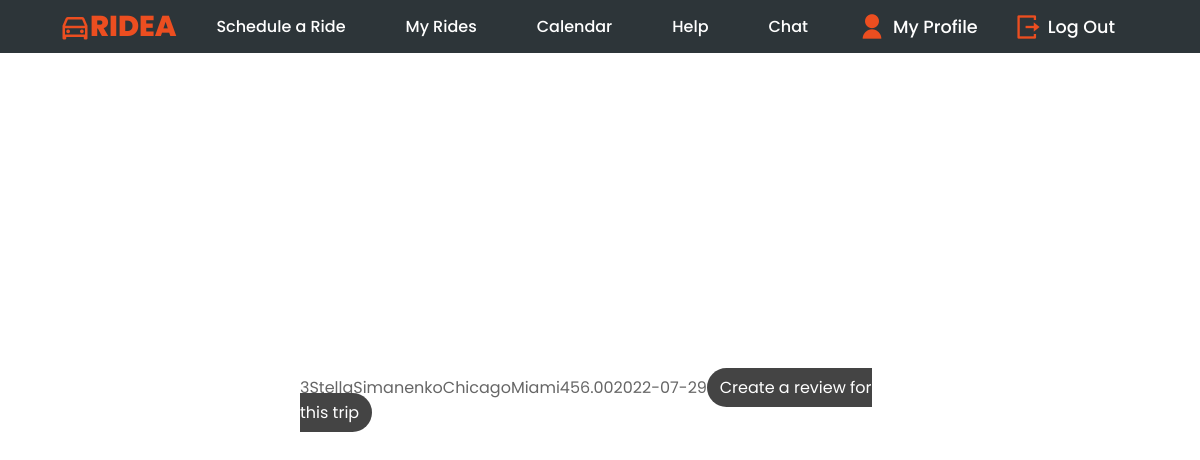
The page /ride-details.php?TripID=3 (signed in) on the database its author committed.
### tables this page shows
CREATE TABLE TRIP (
    TripID INT AUTO_INCREMENT NOT NULL,
    DriverID INT,
    PassengerID INT,
    Start_location VARCHAR(255),
    End_location VARCHAR(255),
    Distance DECIMAL(10,2),
    Date DATE,
    PRIMARY KEY (TripID),
    FOREIGN KEY (DriverID) REFERENCES DRIVER(DriverID),
    FOREIGN KEY (PassengerID) REFERENCES PASSENGER(PassengerID)
);

CREATE TABLE DRIVER (
   DriverID INT AUTO_INCREMENT,
   fname VARCHAR(50) NOT NULL,
   lname VARCHAR(50) NOT NULL,
   address VARCHAR(255),
   phone VARCHAR(20),
   email VARCHAR(255) NOT NULL,
   password VARCHAR(250) NOT NULL,
   biography TEXT,
   license_number VARCHAR(20) NOT NULL,
   license_photo VARCHAR(255),
   color VARCHAR(50) NOT NULL,
   model_name VARCHAR(50) NOT NULL,
   PRIMARY KEY (DriverID)
);

### ride-details.php (the view, shortened to what this page needs)
<!DOCTYPE html>
<html lang="en">
<head>
    <link href="https://cdn.jsdelivr.net/npm/remixicon@2.5.0/fonts/remixicon.css" rel="stylesheet">
    <link rel="stylesheet" href="https://unpkg.com/boxicons@latest/css/boxicons.min.css">
    <link rel="stylesheet" href="path/to/font-awesome/css/font-awesome.min.css">
</head>
<?php include 'includes/nav.php'; ?>
<div class='table'>
<?php
            $conn = mysqli_connect("db.luddy.indiana.edu", "i494f22_team06", "my+sql=i494f22_team06", "i494f22_team06");
            $type = $_SESSION['type'];
            $email = $_SESSION['login'];
            $D_ID ='';
            $d_fname = '';
            $d_lname ='';
            $P_ID ='';
            $p_fname ='';
            $p_lname ='';
            if ($type =='driver') {
                $TripID = $_GET['TripID'];
                $sql = "SELECT * FROM DRIVER WHERE email='$email'";
                $result = $conn->query($sql);
                if ($result->num_rows > 0) {
                    while($row = $result->fetch_assoc()) {
                        $ID = $row["DriverID"];
                    }
                $passenger_id = "SELECT PassengerID FROM TRIP WHERE TripID = $TripID";
                $result = mysqli_query($conn, $passenger_id);
                if ($result->num_rows > 0) {
                    while($row = $result->fetch_assoc()) {
                        $P_ID = $row["PassengerID"];
                    }
                $passenger_name = "SELECT * FROM PASSENGER WHERE PassengerID = '$P_ID'";
                $result = $conn->query($passenger_name);
                if ($result->num_rows > 0) {
                    while($row = $result->fetch_assoc()) {
                        $p_name = $row["PassengerID"];
                        $p_fname = $row["fname"];
                        $p_lname = $row["lname"];
                    }
                $sql = "SELECT TripID, Start_location, End_location, Distance, Date FROM TRIP WHERE TripID = $TripID";
                $result = mysqli_query($conn, $sql);
                $num_rows = mysqli_num_rows($result);
                if ($num_rows > 0) {
                    while ($row = $result->fetch_assoc()) {
                        echo "<td>" . $row["TripID"] . "</td>";
                        echo "<td>" . $p_fname . "</td>";
                        echo "<td>" . $p_lname . "</td>";
                        echo "<td>" . $row["PassengerID"] . "</td>";
                        echo "<td>" . $row["Start_location"] . "</td>";
                        echo "<td>" . $row["End_location"] . "</td>";
                        echo "<td>" . $row["Distance"] . "</td>";
                        echo "<td>" . $row["Date"] . "</td>";
                        echo "<a class='btn btn-warning'href='review1.php'>Create a review for this trip</a>";
                    }
                } else {
                    echo "0 results";
                }
                }
            }
        }
    }
            elseif ($type == 'passenger'){
                $TripID = $_GET['TripID'];
                $sql = "SELECT * FROM PASSENGER WHERE email='$email'";
                $result = $conn->query($sql);
                if ($result->num_rows > 0) {
                $driver_id = "SELECT DriverID FROM TRIP WHERE TripID = $TripID";
                $result = mysqli_query($conn, $driver_id);
                if ($result->num_rows > 0) {
                    while($row = $result->fetch_assoc()) {
                        $D_ID = $row["DriverID"];
                    }
                $driver_name = "SELECT * FROM DRIVER WHERE DriverID = '$D_ID'";
                $result = $conn->query($driver_name);
                if ($result->num_rows > 0) {
                    while($row = $result->fetch_assoc()) {
                        $d_fname = $row["fname"];
                        $d_lname = $row["lname"];
                    }
                $sql = "SELECT TripID, Start_location, End_location, Distance, Date FROM TRIP WHERE TripID = $TripID";
                $result = mysqli_query($conn, $sql);
                $num_rows = mysqli_num_rows($result);
                if ($num_rows > 0) {
                    while ($row = $result->fetch_assoc()) {
                        echo "<div class='detail-box'>";
                            echo $row["TripID"];
                            echo $d_fname;
                            echo $d_lname;
                            echo $row["Start_location"];
                            echo $row["End_location"];
                            echo $row["Distance"];
                            echo $row["Date"];
                            echo "<a class='btn btn-warning'href='review1.php'>Create a review for this trip</a>";
                        echo "</div>";
                    }
                } else {
                    echo "0 results";
                }
                }
            }
        }
    }
?>

### rows shown on the page
trip: TripID "3", DriverID.fname "Stella", DriverID.lname "Simanenko", Start_location "Chicago", End_location "Miami", Distance "456.00", Date "2022-07-29"
